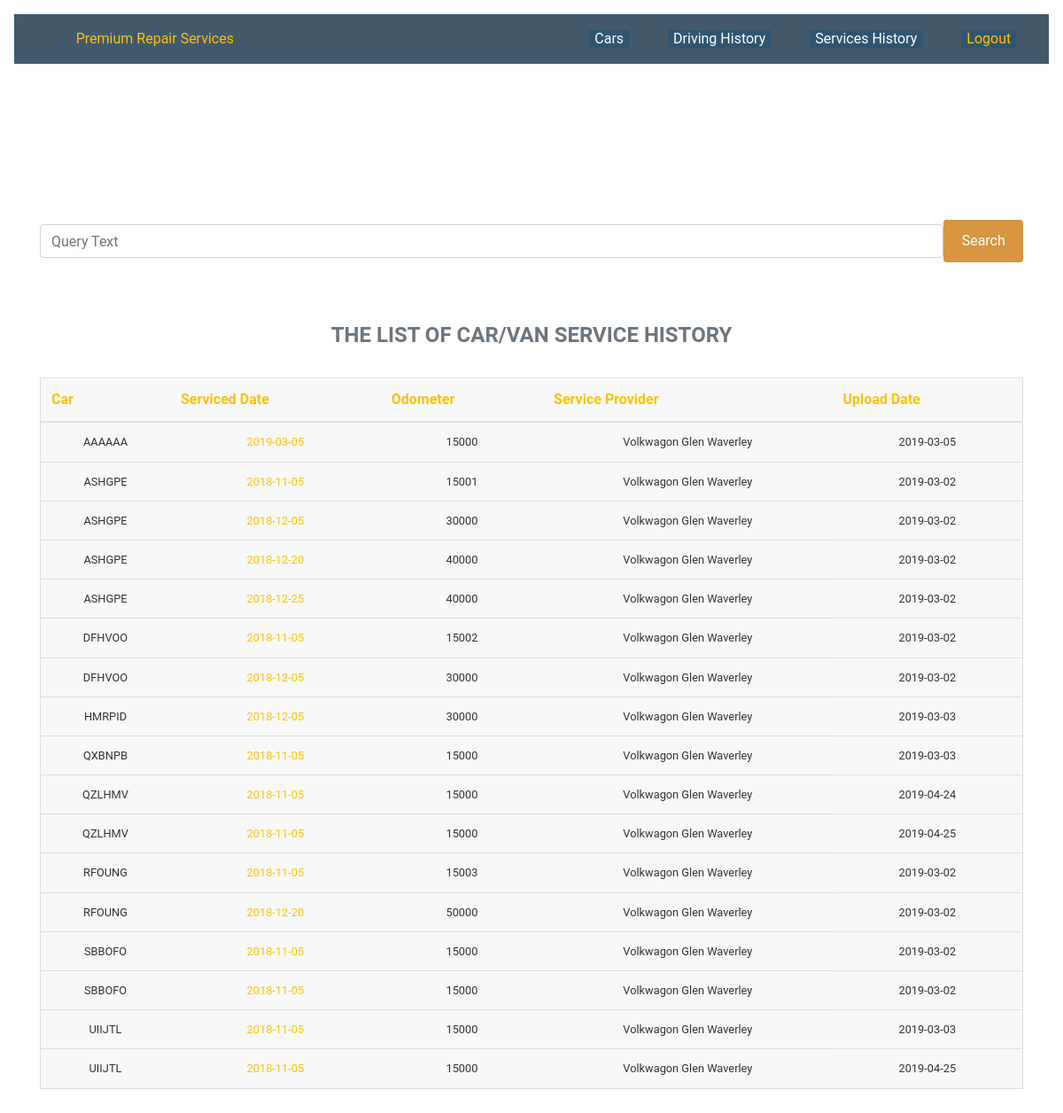
/services/service-list/?order_by=car__rego (signed in), run on the app's committed database.
### services/models.py (models this page shows)
class ServiceRecord(models.Model):
    def get_contract_upload_path(instance, filename):
        file_name, file_extension = os.path.splitext(filename)
        return 'reports/{0}_{1}{2}'.format(instance.car, instance.last_service_at, file_extension)
    car = models.ForeignKey('cars.car', on_delete=models.CASCADE, related_name='service_history')
    last_service_at = models.DateField(default='2018-11-05')
    next_service_at = models.DateField(default='2019-02-20')
    last_odometer_reading=models.PositiveIntegerField(default=15000)
    next_odometer_reading=models.PositiveIntegerField(default=30000)
    last_service_provider=models.CharField(max_length=256, default='Volkwagon Glen Waverley')
    service_report=models.FileField(upload_to=get_contract_upload_path)
    file_upload_date=models.DateField(auto_now_add=True)

### cars/models.py (models this page shows)
class Car(models.Model):
    def get_contract_upload_path(instance, filename):
        file_name, file_extension = os.path.splitext(filename)
        return 'contracts/{0}_{1}{2}'.format(instance.rego, instance.lease_start_date, file_extension)
    make               = models.CharField(max_length=128)
    year               = models.CharField(max_length=32, choices=YEARS, default='2016')
    model              = models.CharField(max_length=128)
    type               = models.CharField(max_length=256)
    color              = models.CharField(max_length=64, default='White')
    rego               = models.CharField(max_length=128, unique=True)
    engine_no          = models.CharField(max_length=256, unique=True)
    vin                = models.CharField(max_length=256, unique=True)
    transmission       = models.CharField(max_length=256)
    options            = models.CharField(max_length=256, blank=True)
    maintenance_status = models.CharField(max_length=256)
    lease_start_date   = models.DateField(default='2018-02-14')
    lease_term         = models.PositiveIntegerField(default=36)
    rental             = models.DecimalField(max_digits=10, decimal_places=2, default=1500)
    distance_restrict  = models.DecimalField(max_digits=10, decimal_places=2, default=210000)
    start_odometer     = models.DecimalField(max_digits=10, decimal_places=2, default=0)
    excess_kmcharge    = models.DecimalField(max_digits=10, decimal_places=2, default=0.12)
    default_interest   = models.DecimalField(max_digits=10, decimal_places=2, default=0.18)
    LESSOR_CHOICES     = ( ('S', 'Street Fleet'), ('P', 'PRS Owned'), )
    lessor             = models.CharField(max_length=8, choices=LESSOR_CHOICES, default='S')
    STATUS_CHOICES     = ( ('A', 'Active'), ('S', 'In Service'), ('I', 'In Idle'), )
    status             = models.CharField(max_length=8, choices=STATUS_CHOICES, default='A')
    rego_exp           = models.DateField(default='2019-06-30')
    insurer            = models.CharField(max_length=128, default='AAMI')
    policy_num         = models.CharField(max_length=128, default='P12345678')
    insurance_exp      = models.DateField(default='2019-06-30')
    fuel_efficiency    = models.DecimalField(max_digits=10, decimal_places=2, default=10)
    contract           = models.FileField(upload_to=get_contract_upload_path)
    file_upload_date   = models.DateField(auto_now=True)
    def __str__(self):
        return self.rego
    class Meta:
        ordering = ['rego']

### services/views.py (the view)
# urls.py: path('service-list/', views.ServiceList.as_view(), name='service_list'),
class ServiceList(generic.ListView):
    paginate_by = 100
    template_name = 'services/service_list.html'
    context_object_name='service_list'
    def get_queryset(self):
        query = self.request.GET.get('search')
        order_by = self.request.GET.get('order_by')
        if not order_by:
            qs = ServiceRecord.objects.all().order_by('car__rego', '-last_service_at')
        else:
            qs = ServiceRecord.objects.all().order_by(order_by)
        if query is not None:
            search_condition = Q(car__rego__icontains=query)|Q(last_service_at__icontains=query)
            return qs.filter(search_condition)
        else:
            return qs
    def get_context_data(self, **kwargs):
        context = super(ServiceList, self).get_context_data(**kwargs)
        paginator = Paginator(self.get_queryset(), self.paginate_by)
        page = self.request.GET.get('page')
        try:
            servicerecord_page = paginator.page(page)
        except PageNotAnInteger:
            servicerecord_page = paginator.page(1)
        except EmptyPage:
            servicerecord_page = paginator.page(paginator.num_pages)
        context['service_list'] = servicerecord_page
        return context

### services/templates/services/service_list.html (shortened to what this page needs)
{% extends "base.html" %}
{% block content %}
<div class="container">
  {% if request.user.is_authenticated %}
    <br><br>
    <div class="form-group ">
      <form class="form-inline justify-content-center">
          <input class="form-control rounded col s12 16" type="search" name="search" placeholder="Query Text"> </input>
          <button type="submit" class="btn btn--orange">Search</button>
      </form>
    </div>
    <br>
    {% if service_list %}
      <table class="table">
        <caption class="table__caption"> The List of Car/Van Service History </caption>
        <thead class="table__thead">
          <tr class="table__tr">
            <th class="table_th" scope="col"><a href="?order_by=car__rego">Car</a></th>
            <th class="table_th" scope="col"><a href="?order_by=last_service_at">Serviced Date</a></th>
            <th class="table_th" scope="col"><a href="?order_by=last_odometer_reading">Odometer</a></th>
            <th class="table_th" scope="col"><a href="?order_by=last_service_provider">Service Provider</a></th>
            <th class="table_th" scope="col"><a href="?order_by=file_upload_date">Upload Date</a></th>
          </tr>
       </thead>
          {% for service in service_list %}
              <tr class="table__tr">
                  <td class="table__td" data-label="Car">{{ service.car }}</td>
                  <td class="table__td" data-label="Serviced Date"><a href="{{ service.service_report.url }}">{{ service.last_service_at|date:'Y-m-d' }}</a></td>
                  <td class="table__td" data-label="Odometer">{{ service.last_odometer_reading }}</td>
                  <td class="table__td" data-label="Service Provider">{{ service.last_service_provider }}</td>
                  <td class="table__td" data-label="Update Date">{{ service.file_upload_date|date:'Y-m-d' }}</td>
              </tr>
          {% endfor %}
      </table>
    {% else %}
      <h3>No car service records found!!! :(</h3>
    {% endif %}
  {% else %}
    <h2> Please Login First !</h2>
  {% endif %}
</div>
{% endblock %}

### static/temp/styles.css (style rules this page uses)
html { line-height: 1.15; -webkit-text-size-adjust: 100%; }
body { margin: 0; }
a { background-color: transparent; }
button, input, optgroup, select, textarea { font-family: inherit; font-size: 100%; line-height: 1.15; margin: 0; }
button, input { overflow: visible; }
button, select { text-transform: none; }
button, [type="button"], [type="reset"], [type="submit"] { -webkit-appearance: button; }
[type="search"] { -webkit-appearance: textfield; outline-offset: -2px; }
body { font-family: 'Roboto', sans-serif; color: #333; }
* { box-sizing: border-box; }
a { color: #ffc107; }
.btn { background-color: #2f5572; color: #FFF; text-align: center; text-decoration: none; padding: 0.3rem 0.3rem 0.2rem 0.2rem; display: inline-block; }
.btn--orange { background-color: #d59541; }
@media (min-width: 800px) { .btn--orange { padding: 0.70rem 1.2rem; text-align: center; display: inline-block } }
.table { border: 0; }
@media (min-width: 800px) { .table { border: 1px solid #ccc; border-collapse: collapse; margin: 0; padding: 0; table-layout: auto; width: 100% } }
.table__caption { font-size: 1em; margin: .5em 0 .75em 0; display: table-caption; caption-side: top; font-weight: bold; text-align: center; text-transform: uppercase; }
@media (min-width: 800px) { .table__caption { font-size: 1.5em } }
.table__thead { border: none; clip: rect(0 0 0 0); height: 1px; margin: -1px; overflow: hidden; padding: 0; position: absolute; width: 1px; }
@media (min-width: 800px) { .table__thead { display: table-header-group; vertical-align: middle; border-color:inherit; position: relative } }
.table__tr { border-bottom: 3px solid #ddd; background-color: #eee; display: block; margin-bottom: .625em; }
@media (min-width: 800px) { .table__tr { background-color: #f8f8f8; border: 1px solid #ddd; padding: .35em; display:table-row; vertical-align: inherit } }
.table__td { border-bottom: 1px solid #ddd; display: block; height: 3em; font-size: .8em; text-align: right; }
.table__td::before { content: attr(data-label); float: left; font-weight: bold; text-transform: uppercase; }
.table__td:last-child { border-bottom: 0; }
@media (min-width: 800px) { .table__td { content: ""; padding: .625em; text-align: center; display: table-cell; vertical-align: inherit } }
@media (min-width: 800px) { .table__td::before { content: ""; clear: both; display: table; } }

### data on the page
ServiceRecord: car "AAAAAA", last_service_at "2019-03-05", last_odometer_reading "15000", last_service_provider "Volkwagon Glen Waverley", file_upload_date "2019-03-05"
ServiceRecord: car "ASHGPE", last_service_at "2018-11-05", last_odometer_reading "15001", last_service_provider "Volkwagon Glen Waverley", file_upload_date "2019-03-02"
ServiceRecord: car "ASHGPE", last_service_at "2018-12-05", last_odometer_reading "30000", last_service_provider "Volkwagon Glen Waverley", file_upload_date "2019-03-02"
ServiceRecord: car "ASHGPE", last_service_at "2018-12-20", last_odometer_reading "40000", last_service_provider "Volkwagon Glen Waverley", file_upload_date "2019-03-02"
ServiceRecord: car "ASHGPE", last_service_at "2018-12-25", last_odometer_reading "40000", last_service_provider "Volkwagon Glen Waverley", file_upload_date "2019-03-02"
ServiceRecord: car "DFHVOO", last_service_at "2018-11-05", last_odometer_reading "15002", last_service_provider "Volkwagon Glen Waverley", file_upload_date "2019-03-02"
ServiceRecord: car "DFHVOO", last_service_at "2018-12-05", last_odometer_reading "30000", last_service_provider "Volkwagon Glen Waverley", file_upload_date "2019-03-02"
ServiceRecord: car "HMRPID", last_service_at "2018-12-05", last_odometer_reading "30000", last_service_provider "Volkwagon Glen Waverley", file_upload_date "2019-03-03"
ServiceRecord: car "QXBNPB", last_service_at "2018-11-05", last_odometer_reading "15000", last_service_provider "Volkwagon Glen Waverley", file_upload_date "2019-03-03"
ServiceRecord: car "QZLHMV", last_service_at "2018-11-05", last_odometer_reading "15000", last_service_provider "Volkwagon Glen Waverley", file_upload_date "2019-04-24"
ServiceRecord: car "QZLHMV", last_service_at "2018-11-05", last_odometer_reading "15000", last_service_provider "Volkwagon Glen Waverley", file_upload_date "2019-04-25"
ServiceRecord: car "RFOUNG", last_service_at "2018-11-05", last_odometer_reading "15003", last_service_provider "Volkwagon Glen Waverley", file_upload_date "2019-03-02"
ServiceRecord: car "RFOUNG", last_service_at "2018-12-20", last_odometer_reading "50000", last_service_provider "Volkwagon Glen Waverley", file_upload_date "2019-03-02"
ServiceRecord: car "SBBOFO", last_service_at "2018-11-05", last_odometer_reading "15000", last_service_provider "Volkwagon Glen Waverley", file_upload_date "2019-03-02"
ServiceRecord: car "SBBOFO", last_service_at "2018-11-05", last_odometer_reading "15000", last_service_provider "Volkwagon Glen Waverley", file_upload_date "2019-03-02"
ServiceRecord: car "UIIJTL", last_service_at "2018-11-05", last_odometer_reading "15000", last_service_provider "Volkwagon Glen Waverley", file_upload_date "2019-03-03"
ServiceRecord: car "UIIJTL", last_service_at "2018-11-05", last_odometer_reading "15000", last_service_provider "Volkwagon Glen Waverley", file_upload_date "2019-04-25"
